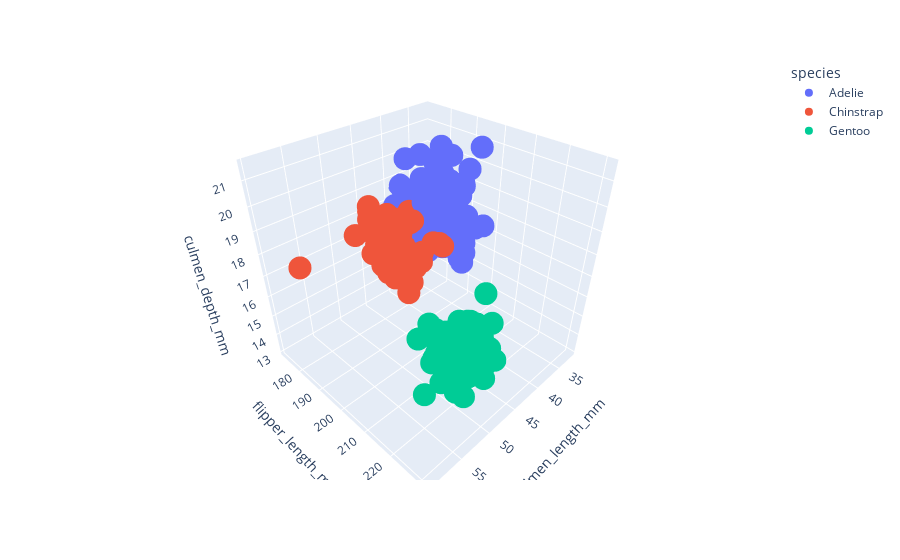

This figure's notebook cell:
### Code cell
fig = px.scatter_3d(df, 
                    x='culmen_length_mm',
                    y='flipper_length_mm',
                    z='culmen_depth_mm',
                    color='species')
fig.show();

### Figure 1 — Plotly figure (JSON) as saved in the notebook; plotly's stock layout.template omitted (floating-point values rounded to 4 significant figures; data arrays with more than 128 entries replaced by an {"elided": "..."} marker saying what was removed)
{"data": [{"hovertemplate": "species=Adelie<br>culmen_length_mm=%{x}<br>flipper_length_mm=%{y}<br>culmen_depth_mm=%{z}<extra></extra>", "legendgroup": "Adelie", "marker": {"color": "#636efa", "symbol": "circle"}, "mode": "markers", "name": "Adelie", "scene": "scene", "showlegend": true, "type": "scatter3d", "x": {"elided": "146 float values"}, "y": {"elided": "146 int values"}, "z": {"elided": "146 float values"}}, {"hovertemplate": "species=Chinstrap<br>culmen_length_mm=%{x}<br>flipper_length_mm=%{y}<br>culmen_depth_mm=%{z}<extra></extra>", "legendgroup": "Chinstrap", "marker": {"color": "#EF553B", "symbol": "circle"}, "mode": "markers", "name": "Chinstrap", "scene": "scene", "showlegend": true, "type": "scatter3d", "x": [46.5, 50, 51.3, 45.4, 52.7, 45.2, 46.1, 51.3, 46, 51.3, 46.6, 51.7, 47, 52, 45.9, 50.5, 50.3, 58, 46.4, 49.2, 42.4, 48.5, 43.2, 50.6, 46.7, 52, 50.5, 49.5, 46.4, 52.8, 40.9, 54.2, 42.5, 51, 49.7, 47.5, 47.6, 52, 46.9, 53.5, 49, 46.2, 50.9, 45.5, 50.9, 50.8, 50.1, 49, 51.5, 49.8, 48.1, 51.4, 45.7, 50.7, 42.5, 52.2, 45.2, 49.3, 50.2, 45.6, 51.9, 46.8, 45.7, 55.8, 43.5, 49.6, 50.8, 50.2], "y": [192, 196, 193, 188, 197, 198, 178, 197, 195, 198, 193, 194, 185, 201, 190, 201, 197, 181, 190, 195, 181, 191, 187, 193, 195, 197, 200, 200, 191, 205, 187, 201, 187, 203, 195, 199, 195, 210, 192, 205, 210, 187, 196, 196, 196, 201, 190, 212, 187, 198, 199, 201, 193, 203, 187, 197, 191, 203, 202, 194, 206, 189, 195, 207, 202, 193, 210, 198], "z": [17.9, 19.5, 19.2, 18.7, 19.8, 17.8, 18.2, 18.2, 18.9, 19.9, 17.8, 20.3, 17.3, 18.1, 17.1, 19.6, 20, 17.8, 18.6, 18.2, 17.3, 17.5, 16.6, 19.4, 17.9, 19, 18.4, 19, 17.8, 20, 16.6, 20.8, 16.7, 18.8, 18.6, 16.8, 18.3, 20.7, 16.6, 19.9, 19.5, 17.5, 19.1, 17, 17.9, 18.5, 17.9, 19.6, 18.7, 17.3, 16.4, 19, 17.3, 19.7, 17.3, 18.8, 16.6, 19.9, 18.8, 19.4, 19.5, 16.5, 17, 19.8, 18.1, 18.2, 19, 18.7]}, {"hovertemplate": "species=Gentoo<br>culmen_length_mm=%{x}<br>flipper_length_mm=%{y}<br>culmen_depth_mm=%{z}<extra></extra>", "legendgroup": "Gentoo", "marker": {"color": "#00cc96", "symbol": "circle"}, "mode": "markers", "name": "Gentoo", "scene": "scene", "showlegend": true, "type": "scatter3d", "x": [46.1, 50, 48.7, 50, 47.6, 46.5, 45.4, 46.7, 43.3, 46.8, 40.9, 49, 45.5, 48.4, 45.8, 49.3, 42, 49.2, 46.2, 48.7, 50.2, 45.1, 46.5, 46.3, 42.9, 46.1, 47.8, 48.2, 50, 47.3, 42.8, 45.1, 59.6, 49.1, 48.4, 42.6, 44.4, 44, 48.7, 42.7, 49.6, 45.3, 49.6, 50.5, 43.6, 45.5, 50.5, 44.9, 45.2, 46.6, 48.5, 45.1, 50.1, 46.5, 45, 43.8, 45.5, 43.2, 50.4, 45.3, 46.2, 45.7, 54.3, 45.8, 49.8, 49.5, 43.5, 50.7, 47.7, 46.4, 48.2, 46.5, 46.4, 48.6, 47.5, 51.1, 45.2, 45.2, 49.1, 52.5, 47.4, 50, 44.9, 50.8, 43.4, 51.3, 47.5, 52.1, 47.5, 52.2, 45.5, 49.5, 44.5, 50.8, 49.4, 46.9, 48.4, 51.1, 48.5, 55.9, 47.2, 49.1, 46.8, 41.7, 53.4, 43.3, 48.1, 50.5, 49.8, 43.5, 51.5, 46.2, 55.1, 44.5, 48.8, 47.2, 46.8, 50.4, 45.2, 49.9], "y": [211, 230, 210, 218, 215, 210, 211, 219, 209, 215, 214, 216, 214, 213, 210, 217, 210, 221, 209, 222, 218, 215, 213, 215, 215, 215, 215, 210, 220, 222, 209, 207, 230, 220, 220, 213, 219, 208, 208, 208, 225, 210, 216, 222, 217, 210, 225, 213, 215, 210, 220, 210, 225, 217, 220, 208, 220, 208, 224, 208, 221, 214, 231, 219, 230, 229, 220, 223, 216, 221, 221, 217, 216, 230, 209, 220, 215, 223, 212, 221, 212, 224, 212, 228, 218, 218, 212, 230, 218, 228, 212, 224, 214, 226, 216, 222, 203, 225, 219, 228, 215, 228, 215, 210, 219, 208, 209, 216, 229, 213, 230, 217, 230, 217, 222, 214, 215, 222, 212, 213], "z": [13.2, 16.3, 14.1, 15.2, 14.5, 13.5, 14.6, 15.3, 13.4, 15.4, 13.7, 16.1, 13.7, 14.6, 14.6, 15.7, 13.5, 15.2, 14.5, 15.1, 14.3, 14.5, 14.5, 15.8, 13.1, 15.1, 15, 14.3, 15.3, 15.3, 14.2, 14.5, 17, 14.8, 16.3, 13.7, 17.3, 13.6, 15.7, 13.7, 16, 13.7, 15, 15.9, 13.9, 13.9, 15.9, 13.3, 15.8, 14.2, 14.1, 14.4, 15, 14.4, 15.4, 13.9, 15, 14.5, 15.3, 13.8, 14.9, 13.9, 15.7, 14.2, 16.8, 16.2, 14.2, 15, 15, 15.6, 15.6, 14.8, 15, 16, 14.2, 16.3, 13.8, 16.4, 14.5, 15.6, 14.6, 15.9, 13.8, 17.3, 14.4, 14.2, 14, 17, 15, 17.1, 14.5, 16.1, 14.7, 15.7, 15.8, 14.6, 14.4, 16.5, 15, 17, 15.5, 15, 16.1, 14.7, 15.8, 14, 15.1, 15.2, 15.9, 15.2, 16.3, 14.1, 16, 15.7, 16.2, 13.7, 14.3, 15.7, 14.8, 16.1]}], "layout": {"autosize": true, "legend": {"title": {"text": "species"}, "tracegroupgap": 0}, "margin": {"t": 60}, "scene": {"aspectmode": "auto", "aspectratio": {"x": 1, "y": 1, "z": 1}, "domain": {"x": [0, 1], "y": [0, 1]}, "xaxis": {"title": {"text": "culmen_length_mm"}, "type": "linear"}, "yaxis": {"title": {"text": "flipper_length_mm"}, "type": "linear"}, "zaxis": {"title": {"text": "culmen_depth_mm"}, "type": "linear"}}}}
